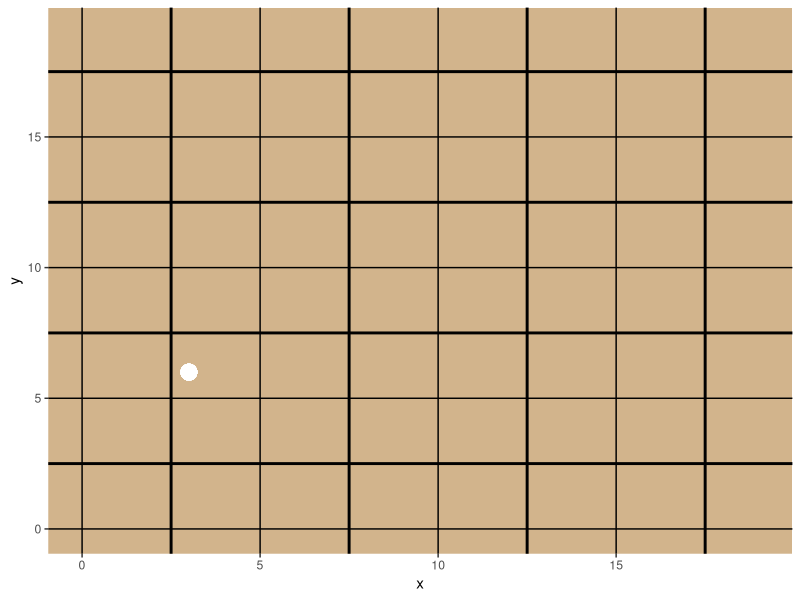

Recreate this plot in R.
library(ggplot2)
library(grid)

new_tile_x <- 3
new_tile_y <- 6

board_size <- 19
tile_color <- c("white","black")
i = 1

df <- data.frame(x = 0:board_size, y = 0:board_size)

back <- ggplot(df) +
  geom_point(aes(x, y), size = 5, alpha = 0) + 
  theme(
    panel.grid.major = element_line(colour = "black"),
    panel.grid.minor = element_line(size = 1, colour="black"),
    panel.background = element_rect(fill = "#D2B48C"),
    panel.ontop = FALSE) 

#each iteration
back +
  geom_point(aes(new_tile_x, new_tile_y), size = 5, colour = tile_color[i]) #alternate color

